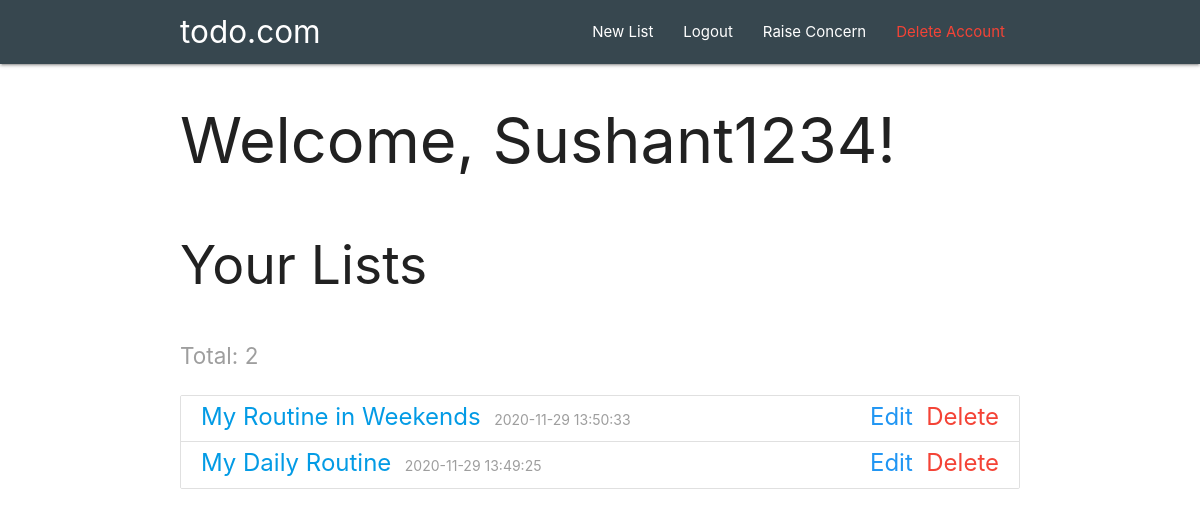
/dashboard (signed in), run on the app's committed database.
### tables this page shows
CREATE TABLE lists(
        id INTEGER PRIMARY KEY AUTOINCREMENT,
        listname VARCHAR(32) UNIQUE,
        created_by VARCHAR(32),
        created_on VARCHAR(32)
    );

### app.py (the view)
@app.route('/dashboard', methods=['GET'])
def dashboard():
    if 'username' in session:
        username = session['username']
        lists = model.getList(username)
        total = model.totalList(username)
        return render_template('dashboard.html', username=username, lists=lists, total=total)
    else:
        return redirect(url_for('login'))

### app.py (called while the page is built)
@app.before_request
def before_request():
    g.username = None
    g.admin_username = None
    if 'username' in session:
        g.username = session['username']
    if 'admin_username' in session:
        g.admin_username = session['admin_username']

### model.py (called while the page is built)
def getList(username):
    connection = sqlite3.connect('main.db', check_same_thread=False)
    cursor = connection.cursor()
    cursor.execute("""SELECT listname, created_on FROM lists WHERE created_by LIKE '{username}' ORDER BY created_on DESC;""".format(username=username))
    db_lists = cursor.fetchall()
    connection.commit()
    cursor.close()
    connection.close()
    if db_lists is None:
        pass
    else:
        lists = {}
        for i in range(len(db_lists)):
            lists_key = db_lists[i][0]
            lists_value = db_lists[i][1]
            lists[lists_key] = lists_value
        return lists

def totalList(username):
    connnection = sqlite3.connect('main.db', check_same_thread=False)
    cursor = connnection.cursor()
    cursor.execute("""SELECT COUNT(listname) FROM lists WHERE created_by LIKE '{username}';""".format(username=username))
    db_totalLists = cursor.fetchone()[0]
    connnection.commit()
    cursor.close()
    connnection.close()
    return db_totalLists

### templates/dashboard.html (shortened to what this page needs)
{% extends 'structure.html' %}
{% block body %}
<nav class="blue-grey darken-3" role="navigation">
    <div class="nav-wrapper container"><a id="logo-container" href="/" class="brand-logo left">todo.com</a>
        <ul class="right">
            <li><a href="/createList">New List</a></li>
            <li><a href="/logout">Logout</a></li>
            <li><a href="/dashboard/raiseConcern">Raise Concern</a></li>
            <li><a class="red-text" href="/dashboard/delete/myself/{{ username }}">Delete Account</a></li>
        </ul>
    </div>
</nav>
<div class="container">
    <h1>Welcome, {{ username }}!</h1>
    <div id="lists" class="mobile">
        <h2>Your Lists</h2>
        <p class="grey-text" style="font-size: 150%;">Total: {{ total }}</p>
    </div>
    <div>
        <ul class="collection" id="fontincrease">
            {% for i in lists %}
            <li class="collection-item"><div><a href="/list/{{ i }}">{{ i }}&nbsp;&nbsp;<small class="grey-text" id="date">{{ lists[i] }}</small></a><div class="secondary-content"><a class="blue-text" href="/list/edit/{{ i }}">Edit</a>&nbsp;&nbsp;<a class="red-text" href="/list/delete/{{ i }}">Delete</a></div></div></li>
            {% endfor %}
        </ul>
    </div>
</div>
{% endblock body %}

### static/css/style.css (style rules this page uses)
#lists h2 { display: inline-flex; justify-content: flex-start; }
#fontincrease { font-size: 24px !important; }
#date { font-size: 14px !important; }

### data on the page
lists: listname "My Routine in Weekends", listname+created_on "2020-11-29 13:50:33"
lists: listname "My Daily Routine", listname+created_on "2020-11-29 13:49:25"

### other printed values
{{ username }} "Sushant1234"
{{ total }} "2"
